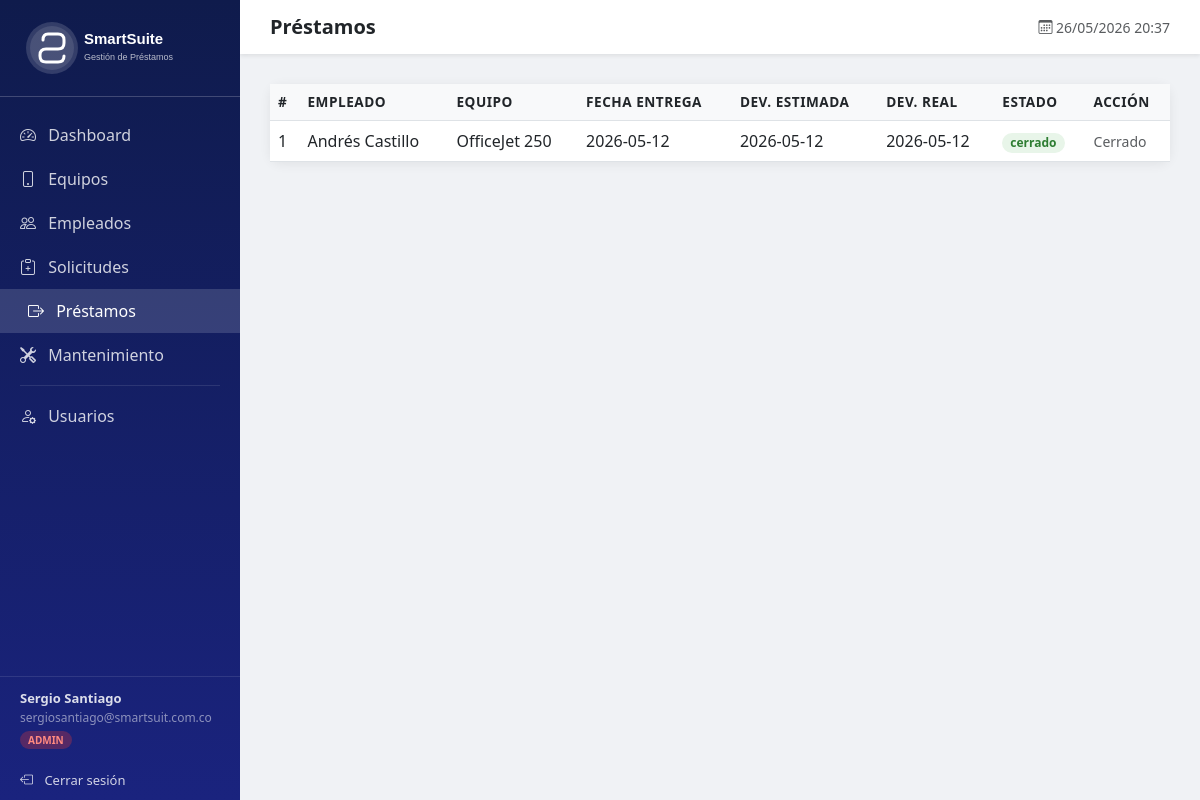
The app's page /prestamos (signed in) with its own data.
### tables this page shows
CREATE TABLE PRESTAMO (
            id_prestamo INTEGER PRIMARY KEY AUTOINCREMENT,
            id_solicitud INTEGER NOT NULL UNIQUE,
            fecha_entrega TEXT NOT NULL,
            fecha_devolucion_real TEXT,
            estado_prestamo TEXT NOT NULL DEFAULT 'activo'
                CHECK(estado_prestamo IN ('activo','cerrado','vencido')),
            FOREIGN KEY (id_solicitud) REFERENCES SOLICITUD(id_solicitud)
        );

CREATE TABLE EMPLEADO (
            id_empleado INTEGER PRIMARY KEY AUTOINCREMENT,
            nombre TEXT NOT NULL,
            cargo TEXT NOT NULL,
            area TEXT,
            correo TEXT NOT NULL UNIQUE,
            telefono TEXT
        );

CREATE TABLE EQUIPO (
            id_equipo INTEGER PRIMARY KEY AUTOINCREMENT,
            id_tipo INTEGER NOT NULL,
            nombre TEXT NOT NULL,
            marca TEXT,
            numero_serie TEXT NOT NULL UNIQUE,
            estado TEXT NOT NULL DEFAULT 'disponible'
                CHECK(estado IN ('disponible','prestado','en_mantenimiento')),
            FOREIGN KEY (id_tipo) REFERENCES TIPO_EQUIPO(id_tipo)
        );

CREATE TABLE SOLICITUD (
            id_solicitud INTEGER PRIMARY KEY AUTOINCREMENT,
            id_empleado INTEGER NOT NULL,
            id_equipo INTEGER NOT NULL,
            id_supervisor INTEGER,
            fecha_solicitud TEXT NOT NULL DEFAULT (datetime('now','localtime')),
            fecha_estimada_dev TEXT NOT NULL,
            estado_solicitud TEXT NOT NULL DEFAULT 'pendiente'
                CHECK(estado_solicitud IN ('pendiente','aprobada','rechazada')),
            motivo TEXT,
            FOREIGN KEY (id_empleado) REFERENCES EMPLEADO(id_empleado),
            FOREIGN KEY (id_equipo) REFERENCES EQUIPO(id_equipo),
            FOREIGN KEY (id_supervisor) REFERENCES EMPLEADO(id_empleado)
        );

### app.py (the view)
@app.route('/prestamos')
@login_required
def prestamos():
    conn = get_db()
    filas = conn.execute("""
        SELECT p.*, s.fecha_estimada_dev,
               e.nombre as empleado_nombre,
               eq.nombre as equipo_nombre,
               eq.id_equipo,
               (SELECT id_devolucion FROM DEVOLUCION d WHERE d.id_prestamo=p.id_prestamo) as devuelto
        FROM PRESTAMO p
        JOIN SOLICITUD s ON p.id_solicitud = s.id_solicitud
        JOIN EMPLEADO e  ON s.id_empleado  = e.id_empleado
        JOIN EQUIPO eq   ON s.id_equipo    = eq.id_equipo
        ORDER BY p.id_prestamo DESC
    """).fetchall()
    hoy = date.today().isoformat()
    conn.close()
    return render_template('prestamos.html', prestamos=filas, hoy=hoy)

### app.py (called while the page is built)
def get_db():
    conn = sqlite3.connect(DB_PATH)
    conn.row_factory = sqlite3.Row
    conn.execute("PRAGMA foreign_keys = ON")
    return conn

def login_required(f):
    @wraps(f)
    def decorated(*args, **kwargs):
        if 'user_id' not in session:
            flash('Debes iniciar sesión para acceder.', 'warning')
            return redirect(url_for('login'))
        return f(*args, **kwargs)
    return decorated

@app.context_processor
def inject_globals():
    return {
        'now': datetime.now().strftime('%d/%m/%Y %H:%M'),
        'current_user': {
            'nombre': session.get('nombre', ''),
            'correo': session.get('correo', ''),
            'rol': session.get('rol', ''),
        }
    }

### templates/prestamos.html (shortened to what this page needs)
{% extends 'base.html' %}
{% block page_heading %}Préstamos{% endblock %}
{% block content %}
<div class="card">
  <div class="card-body p-0">
    <table class="table table-hover mb-0">
      <thead>
        <tr>
          <th>#</th><th>Empleado</th><th>Equipo</th>
          <th>Fecha Entrega</th><th>Dev. Estimada</th><th>Dev. Real</th>
          <th>Estado</th><th>Acción</th>
        </tr>
      </thead>
      <tbody>
        {% for p in prestamos %}
        {% set vencido = p.estado_prestamo == 'activo' and p.fecha_estimada_dev < hoy %}
        <tr class="{{ 'table-danger' if vencido else '' }}">
          <td>{{ p.id_prestamo }}</td>
          <td>{{ p.empleado_nombre }}</td>
          <td>{{ p.equipo_nombre }}</td>
          <td>{{ p.fecha_entrega[:10] }}</td>
          <td>
            {{ p.fecha_estimada_dev }}
          </td>
          <td>{{ p.fecha_devolucion_real[:10] if p.fecha_devolucion_real else '—' }}</td>
          <td>
            <span class="badge badge-{{ p.estado_prestamo }} px-2 py-1 rounded-pill">
              {{ p.estado_prestamo }}
            </span>
          </td>
          <td>
            {% if p.estado_prestamo == 'activo' and not p.devuelto %}
            <button class="btn btn-sm btn-warning"
              data-bs-toggle="modal" data-bs-target="#modalDevolver"
              data-id="{{ p.id_prestamo }}"
              data-equipo="{{ p.equipo_nombre }}">
              <i class="bi bi-box-arrow-in-left"></i> Devolver
            </button>
            {% else %}
            <span class="text-muted small">Cerrado</span>
            {% endif %}
          </td>
        </tr>
        {% else %}
        <tr><td colspan="8" class="text-center text-muted py-3">Sin préstamos registrados</td></tr>
        {% endfor %}
      </tbody>
    </table>
  </div>
</div>
{% endblock %}

### templates/base.html (style rules this page uses)
body { background: #f0f2f5; }
.card { border: none; border-radius: 12px; box-shadow: 0 2px 12px rgba(0,0,0,.07); }
.badge-cerrado { background: #e8f5e9; color: #2e7d32; }
.table th { background: #f8f9fa; font-weight: 600; font-size: .85rem; text-transform: uppercase; letter-spacing: .5px; }

### records on screen
PRESTAMO: id_prestamo "1", empleado_nombre "Andrés Castillo", equipo_nombre "OfficeJet 250", fecha_entrega "2026-05-12", fecha_estimada_dev "2026-05-12", fecha_devolucion_real "2026-05-12", estado_prestamo "cerrado", shows "Cerrado"

### other values on screen
{{ current_user.nombre }} "Sergio Santiago"
{{ current_user.correo }} "sergiosantiago@smartsuit.com.co"
